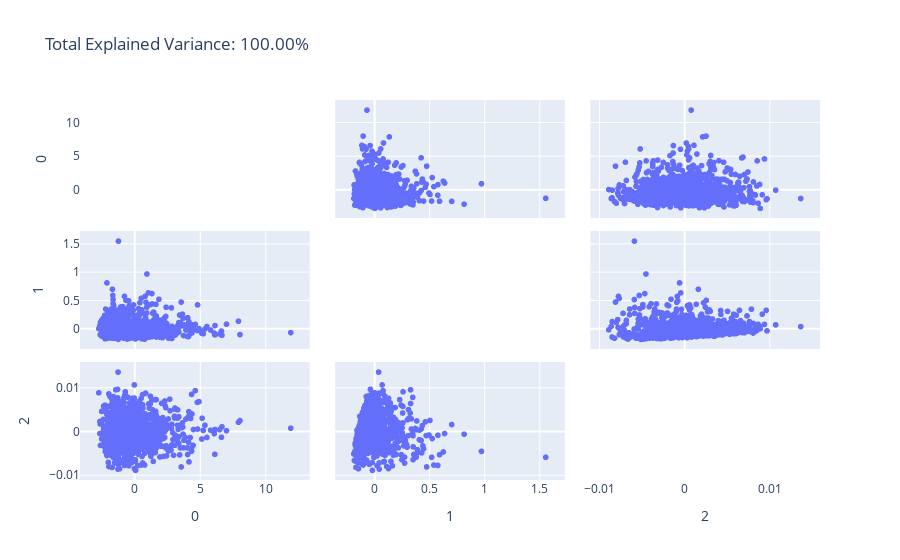

Notebook code cell kept with this figure:
### Code cell
import plotly.express as px
from sklearn.decomposition import PCA


    
fig = px.scatter_matrix(
    X_PCA,
    dimensions=range(3),
    title=f'Total Explained Variance: {total_var:.2f}%',
)

fig.update_traces(diagonal_visible=False)
fig.show()

fig, ax = plt.subplots(1, 2, figsize=(16, 6))
fig.subplots_adjust(left=0.0625, right=0.95, wspace=0.1)


# plot data
ax[0].scatter(X[:, 0], X[:, 1], alpha=0.2)
for length, vector in zip(pca.explained_variance_, pca.components_):
    v = vector * 3 * np.sqrt(length)
    draw_vector(pca.mean_, pca.mean_ + v, ax=ax[0])
ax[0].axis('equal');
ax[0].set(xlabel='x', ylabel='y', title='input')

# plot principal components

ax[1].scatter(X_PCA[:, 0], X_PCA[:, 1], alpha=0.2)
draw_vector([0, 0], [0, 3], ax=ax[1])
draw_vector([0, 0], [3, 0], ax=ax[1])
ax[1].axis('equal')
ax[1].set(xlabel='component 1', ylabel='component 2',
          title='principal components',
          xlim=(-5, 5), ylim=(-3, 3.1))
'''
fig.savefig('figures/05.09-PCA-rotation.png')


#ax = fig.add_subplot(projection='3d')
ax.scatter(X_PCA[:,0], X_PCA[:,1])


plt.legend(loc="best", shadow=False, scatterpoints=1)
plt.title("PCA of 3D dataset")

for length, vector in zip(pca.explained_variance_, pca.components_):
    v = vector * 3 * np.sqrt(length)
    print(v)
    draw_vector(pca.mean_, pca.mean_ + v)
plt.axis('equal');

'''

### Figure 1 — Plotly figure (JSON) as saved in the notebook; plotly's stock layout.template omitted (floating-point values rounded to 4 significant figures; data arrays with more than 128 entries replaced by an {"elided": "..."} marker saying what was removed)
{"data": [{"diagonal": {"visible": false}, "dimensions": [{"axis": {"matches": true}, "label": "0", "values": {"elided": "1000 float values"}}, {"axis": {"matches": true}, "label": "1", "values": {"elided": "1000 float values"}}, {"axis": {"matches": true}, "label": "2", "values": {"elided": "1000 float values"}}], "hovertemplate": "%{xaxis.title.text}=%{x}<br>%{yaxis.title.text}=%{y}<extra></extra>", "legendgroup": "", "marker": {"color": "#636efa", "symbol": "circle"}, "name": "", "showlegend": false, "type": "splom"}], "layout": {"dragmode": "select", "legend": {"tracegroupgap": 0}, "title": {"text": "Total Explained Variance: 100.00%"}}}
